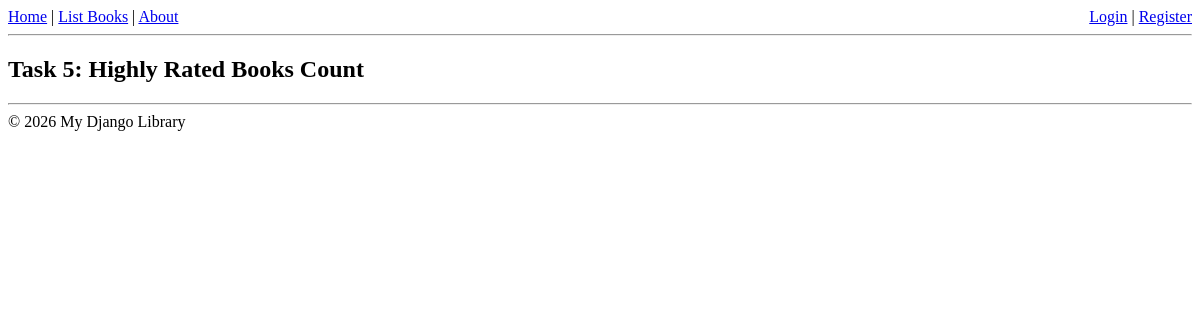
Before: /books/lab9/task5 with the older database file.
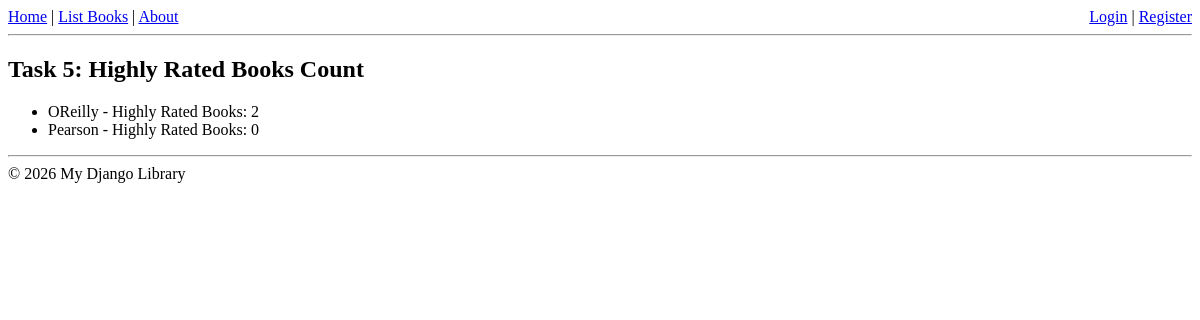
After: the same page with the newer database file.
### apps/bookmodule/models.py (models this page shows)
class Publisher(models.Model):
    name = models.CharField(max_length=200)
    location = models.CharField(max_length=300)

### apps/bookmodule/views.py (the view)
# urls.py: path('lab9/task5', views.task5_lab9, name="lab9.task5"),
def task5_lab9(request):
    publishers = Publisher.objects.annotate(
        highly_rated=Count('book', filter=Q(book__rating__gte=4))
    )
    return render(request, 'bookmodule/lab9_task5.html', {'publishers': publishers})

### apps/templates/bookmodule/lab9_task5.html
{% extends "layouts/base.html" %}
{% block content %}
<h2>Task 5: Highly Rated Books Count</h2>
<ul>{% for p in publishers %}<li>{{p.name}} - Highly Rated Books: {{p.highly_rated}}</li>{% endfor %}</ul>
{% endblock %}

Changed rows visible on the page:
added Publisher: name "OReilly", highly_rated "2"
added Publisher: name "Pearson", highly_rated "0"
